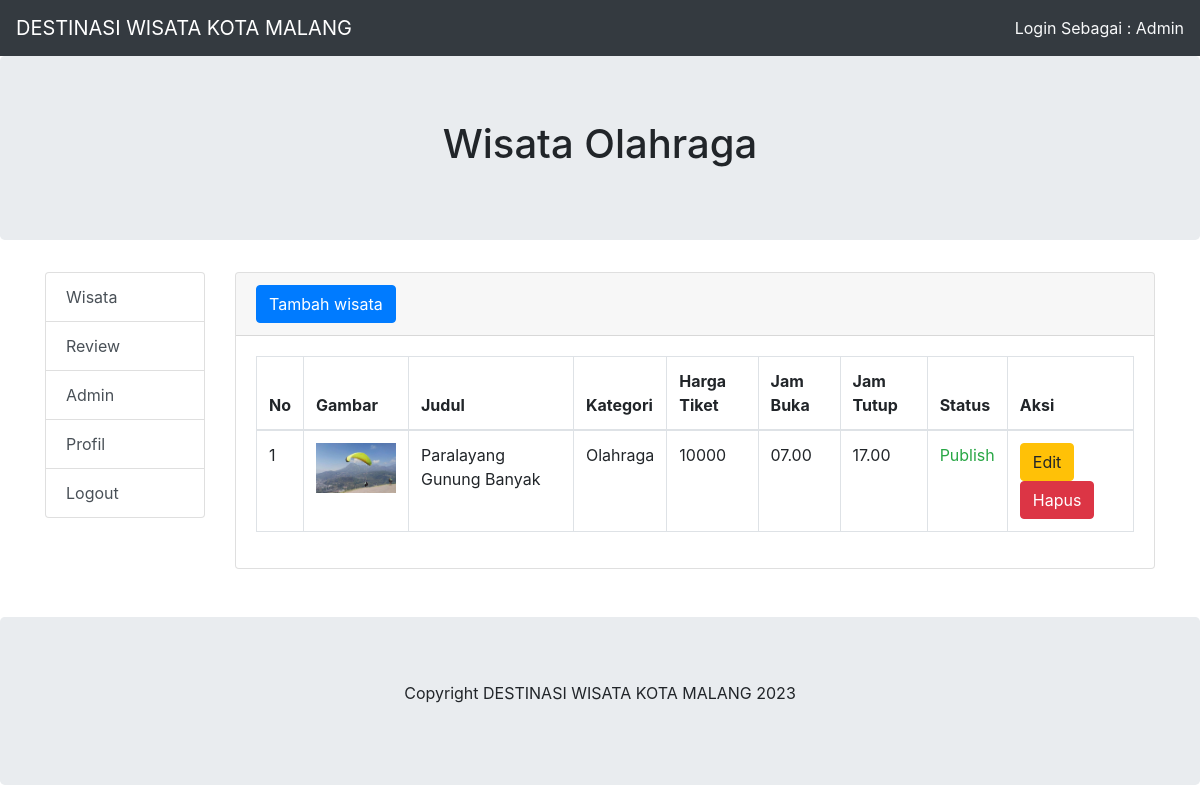
The app's page /admin/index.php?halaman=wisata&kategori=4 (signed in) with its own data.
### tables this page shows
CREATE TABLE `profil` (
  `nama_website` varchar(50) NOT NULL
);

CREATE TABLE `kategori` (
  `id_kategori` int(11) NOT NULL,
  `nama_kategori` varchar(50) NOT NULL,
  `gambar_kategori` varchar(200) NOT NULL DEFAULT 'gambar_default.png'
);

CREATE TABLE `wisata` (
  `id_wisata` int(11) NOT NULL,
  `kode_wisata` char(10) NOT NULL,
  `judul_wisata` varchar(100) NOT NULL,
  `isi_wisata` text NOT NULL,
  `gambar` varchar(100) NOT NULL DEFAULT 'gambar_default.png',
  `harga_tiket` int(10) NOT NULL,
  `jam_buka` char(10) NOT NULL,
  `jam_tutup` char(10) NOT NULL,
  `status` int(11) NOT NULL,
  `id_kategori` int(11) NOT NULL,
  `id_pengguna` int(11) NOT NULL
);

### admin/wisata/index.php (the view, shortened to what this page needs)
<div class="card mb-4">
    <div class="card-header">
        <button type="button" id="btn-tambah-wisata" class="btn btn-primary"><span class="text"><i class="fas fa-car fa-sm"></i> Tambah wisata</span></button>
    </div>
    <div class="card-body">
        <table class="table table-bordered" id="dataTable" width="100%" cellspacing="0">
            <thead>
                <tr>
                    <th>No</th>
                    <th>Gambar</th>
                    <th>Judul</th>
                    <th>Kategori</th>
                    <th>Harga Tiket</th>
                    <th>Jam Buka</th>
                    <th>Jam Tutup</th>
                    <th>Status</th>
                    <th>Aksi</th>
                </tr>
            </thead>
            <tbody>
            <?php
                include '../config/database.php';
                $id_kategori=$_GET['kategori'];
                $sql="select * from wisata inner join kategori on kategori.id_kategori=wisata.id_kategori where kategori.id_kategori='$id_kategori' order by id_wisata desc";
                $hasil=mysqli_query($kon,$sql);
                $no=0;
                while ($data = mysqli_fetch_array($hasil)):
                $no++;
            ?>
            <tr>
                <td><?php echo $no; ?></td>
                <td><img  src="wisata/gambar/<?php echo $data['gambar'];?>" alt="Card image cap" width="80px"></td>
                <td><?php echo $data['judul_wisata']; ?></td>
                <td><?php echo  $data['nama_kategori'];  ?></td>
                <td><?php echo  $data['harga_tiket'];  ?></td>
                <td><?php echo  $data['jam_buka'];  ?></td>
                <td><?php echo  $data['jam_tutup'];  ?></td>
                <td><?php echo $data['status'] == 1 ? "<span class='text-success'>Publish</span>" : "<span class='text-warning'>Konsep</span>"; ?> </td>
                <td>
                    <button class="btn-edit-wisata btn btn-warning btn-circle" id_wisata="<?php echo $data['id_wisata']; ?>" kode_wisata="<?php echo $data['kode_wisata']; ?>" data-toggle="tooltip" title="Edit wisata" data-placement="top">Edit</button>
                    <button class="btn-hapus-wisata btn btn-danger btn-circle"  id_wisata="<?php echo $data['id_wisata']; ?>"  gambar="<?php echo $data['gambar']; ?>"  data-toggle="tooltip" title="Hapus wisata" data-placement="top">Hapus</button>
                </td>
            </tr>
            <?php endwhile; ?>
            </tbody>
        </table>
    </div>
</div>

### admin/index.php (shortened to what this page needs)
<!DOCTYPE html>
<html lang="en">
<head>
    <link href="https://cdn.jsdelivr.net/npm/bootstrap@5.3.0-alpha3/dist/css/bootstrap.min.css" rel="stylesheet">
    <link rel="stylesheet" href="../bootstrap/css/bootstrap.min.css">
</head>
<body>
    <nav class="navbar navbar-expand-md bg-dark navbar-dark">
        <?php
        include '../config/database.php';
        $ambil_kategori = mysqli_query($kon, "select * from profil limit 1");
        $row = mysqli_fetch_assoc($ambil_kategori);
        $nama_website = $row['nama_website'];
        $copy_right = $row['nama_website'];
        ?>
        <a class="navbar-brand" href="../index.php">
            <?php echo $nama_website; ?>
        </a>
        <div class="collapse navbar-collapse" id="collapsibleNavbar">
            <ul class="navbar-nav  ml-auto">
                <li class="text-light">Login Sebagai :
                    <?php echo $_SESSION["nama_pengguna"]; ?>
                </li>
            </ul>
        </div>
    </nav>
    <div class="jumbotron text-center">
        <?php
        if (isset($_GET['halaman']) && isset($_GET['kategori'])) {
            include '../config/database.php';
            $ambil_kategori = mysqli_query($kon, "select * from kategori where id_kategori='" . $_GET['kategori'] . "' limit 1");
            $row = mysqli_fetch_assoc($ambil_kategori);
            $kategori = $row['nama_kategori'];
            $halaman = $_GET['halaman'];
            echo "<h1>" . ucwords($halaman) . " " . ucwords($kategori) . "</h1>";
        }
        ?>
    </div>
    <div class="container">
        <div class="row">
            <div class="col-sm-2">
                <div class="list-group">
                    <a href="index.php?halaman=kategori" class="list-group-item list-group-item-action">Wisata</a>
                    <a href="index.php?halaman=review" class="list-group-item list-group-item-action">Review</a>
                    <a href="index.php?halaman=admin" class="list-group-item list-group-item-action">Admin</a>
                    <a href="index.php?halaman=profil" class="list-group-item list-group-item-action">Profil</a>
                    <a href="logout.php" class="list-group-item list-group-item-action">Logout</a>
                </div>
            </div>
            <div class="col-sm-10">
                <?php
                if (isset($_GET['halaman'])) {
                    $halaman = $_GET['halaman'];
                    switch ($halaman) {
                        case 'wisata':
                            include "wisata/index.php";
                            break;
                    }
                } else {
                    include "dashboard.php";
                }
                ?>
            </div>
        </div>
        <br>
    </div>
    <div class="jumbotron text-center" style="margin-bottom:0">
        <p>Copyright
            <?php echo $copy_right; ?> 2023
        </p>
    </div>
</body>
</html>

### records on screen
profil: nama_website "DESTINASI WISATA KOTA MALANG"
kategori: nama_kategori "Olahraga"
wisata: gambar (picture), judul_wisata "Paralayang Gunung Banyak", id_kategori.nama_kategori "Olahraga", harga_tiket "10000", jam_buka "07.00", jam_tutup "17.00", status "Publish"

### other values on screen
$_SESSION["nama_pengguna"] "Admin"
$halaman "Wisata"
